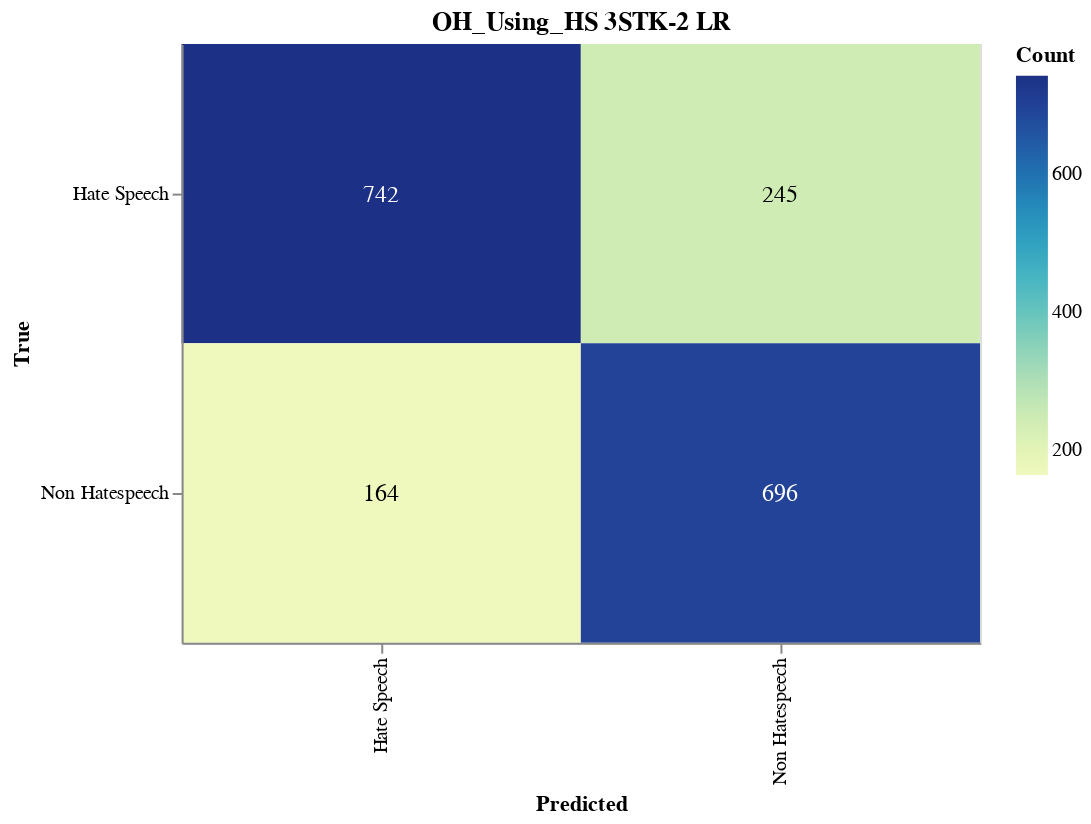

Notebook cell for this chart:
### Markdown cell above
#### Save CM

### Code cell
import altair as alt
import altair_saver
import pandas as pd
from sklearn.metrics import confusion_matrix

# Calculate the confusion matrix
cm = confusion_matrix(y_val, adjusted_predictions)

# Define class names
class_names = ['Hate Speech', 'Non Hatespeech']

# Convert confusion matrix to DataFrame
cm_df = pd.DataFrame(cm, index=class_names, columns=class_names).reset_index().melt(id_vars='index')
cm_df.columns = ['True', 'Predicted', 'Count']

# Ensure the order of categories
cm_df['True'] = pd.Categorical(cm_df['True'], categories=class_names, ordered=True)
cm_df['Predicted'] = pd.Categorical(cm_df['Predicted'], categories=class_names, ordered=True)

# Create the Altair plot
heatmap = alt.Chart(cm_df).mark_rect().encode(
    x=alt.X('Predicted:O', sort=class_names),
    y=alt.Y('True:O', sort=class_names),
    color='Count:Q',
    tooltip=['True', 'Predicted', 'Count']
).properties(
    width=400,
    height=300,
    title='OH_Using_HS 3STK-2 LR'
)

# Add text labels
text = heatmap.mark_text(
    align='center',
    baseline='middle',
    fontSize=12
).encode(
    text='Count:Q',
    color=alt.condition(
        alt.datum.Count > cm.max() / 2,
        alt.value('white'),
        alt.value('black')
    )
)

# Combine heatmap and text
final_chart = heatmap + text

# Display the plot
final_chart.show()

### Figure 1 — Vega-Lite specification as saved in the notebook (floating-point values rounded to 4 significant figures)
{"config": {"view": {"continuousWidth": 300, "continuousHeight": 300}}, "layer": [{"mark": {"type": "rect"}, "encoding": {"color": {"field": "Count", "type": "quantitative"}, "tooltip": [{"field": "True", "type": "ordinal"}, {"field": "Predicted", "type": "ordinal"}, {"field": "Count", "type": "quantitative"}], "x": {"field": "Predicted", "sort": ["Hate Speech", "Non Hatespeech"], "type": "ordinal"}, "y": {"field": "True", "sort": ["Hate Speech", "Non Hatespeech"], "type": "ordinal"}}, "title": "OH_Using_HS 3STK-2 LR"}, {"mark": {"type": "text", "align": "center", "baseline": "middle", "fontSize": 12}, "encoding": {"color": {"condition": {"test": "(datum.Count > 371.0)", "value": "white"}, "value": "black"}, "text": {"field": "Count", "type": "quantitative"}, "tooltip": [{"field": "True", "type": "ordinal"}, {"field": "Predicted", "type": "ordinal"}, {"field": "Count", "type": "quantitative"}], "x": {"field": "Predicted", "sort": ["Hate Speech", "Non Hatespeech"], "type": "ordinal"}, "y": {"field": "True", "sort": ["Hate Speech", "Non Hatespeech"], "type": "ordinal"}}, "title": "OH_Using_HS 3STK-2 LR"}], "data": {"name": "data-0f8a5364bcd3d4c9e79e3a695a9a0546"}, "height": 300, "width": 400, "$schema": "https://vega.github.io/schema/vega-lite/v5.17.0.json", "datasets": {"data-0f8a5364bcd3d4c9e79e3a695a9a0546": [{"True": "Hate Speech", "Predicted": "Hate Speech", "Count": 742}, {"True": "Non Hatespeech", "Predicted": "Hate Speech", "Count": 164}, {"True": "Hate Speech", "Predicted": "Non Hatespeech", "Count": 245}, {"True": "Non Hatespeech", "Predicted": "Non Hatespeech", "Count": 696}]}}
